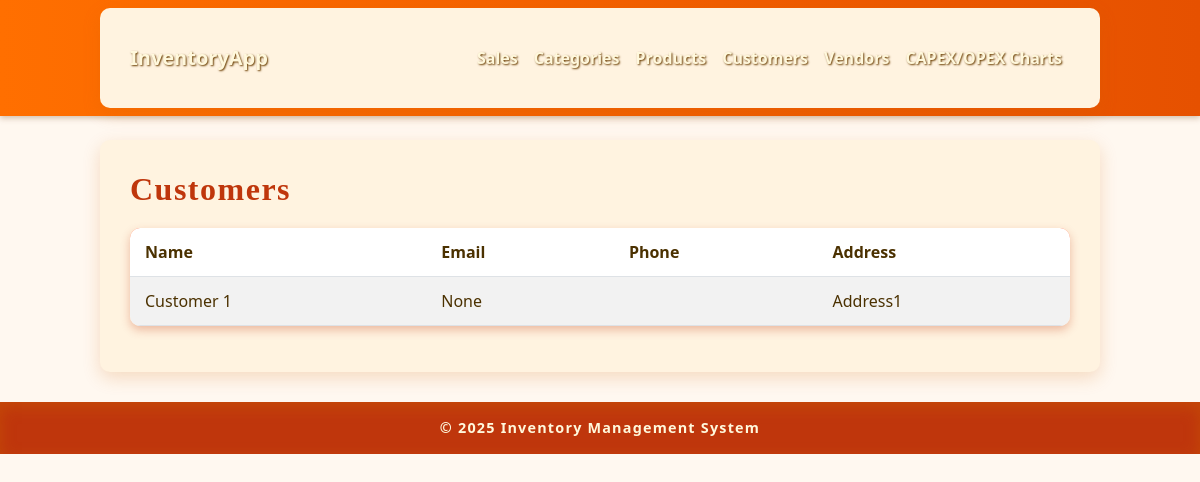
The app's page /customers/ with its own data.
### inventory/models.py (models this page shows, shortened)
class Customer(models.Model):
    name = models.CharField(max_length=200)
    contact_email = models.EmailField(blank=True, null=True)  # Optional email
    phone_number  = models.CharField(max_length=20, unique=False)     # Make phone unique for searching
    address = models.TextField(blank=True)                    # Make address optional

### inventory/views.py (the view)
# urls.py: path('customers/', views.customer_list, name='customer_list'),
def customer_list(request):
    customers = Customer.objects.all()
    return render(request, 'customer_list.html', {'customers': customers})

### inventory/templates/customer_list.html
{% extends "base.html" %}
{% block content %}
<h2>Customers</h2>
<table class="table table-striped">
    <thead>
        <tr>
            <th>Name</th>
            <th>Email</th>
            <th>Phone</th>
            <th>Address</th>
        </tr>
    </thead>
    <tbody>
        {% for c in customers %}
        <tr>
            <td>{{ c.name }}</td>
            <td>{{ c.contact_email }}</td>
            <td>{{ c.phone }}</td>
            <td>{{ c.address }}</td>
        </tr>
        {% empty %}
        <tr><td colspan="4" class="text-center">No customers found.</td></tr>
        {% endfor %}
    </tbody>
</table>
{% endblock %}

### static/css/styles.css (style rules this page uses)
body { font-family: 'Segoe UI', Tahoma, Geneva, Verdana, sans-serif; background: #fff8f0; color: #4b3100; margin: 0; padding: 0; }
h2 { font-weight: 800; color: #bf360c; margin-bottom: 20px; letter-spacing: 1.5px; font-family: 'Georgia', serif; }
.table { border-radius: 10px; overflow: hidden; box-shadow: 0 4px 10px rgba(191, 54, 12, 0.3); }
.table thead { background: #ff7043; color: #ffffff; font-size: 1rem; }
.table td, .table th { vertical-align: middle !important; padding: 12px 15px !important; color: #4b3100; }

### records on screen
Customer: name "Customer 1", contact_email "None", address "Address1"
